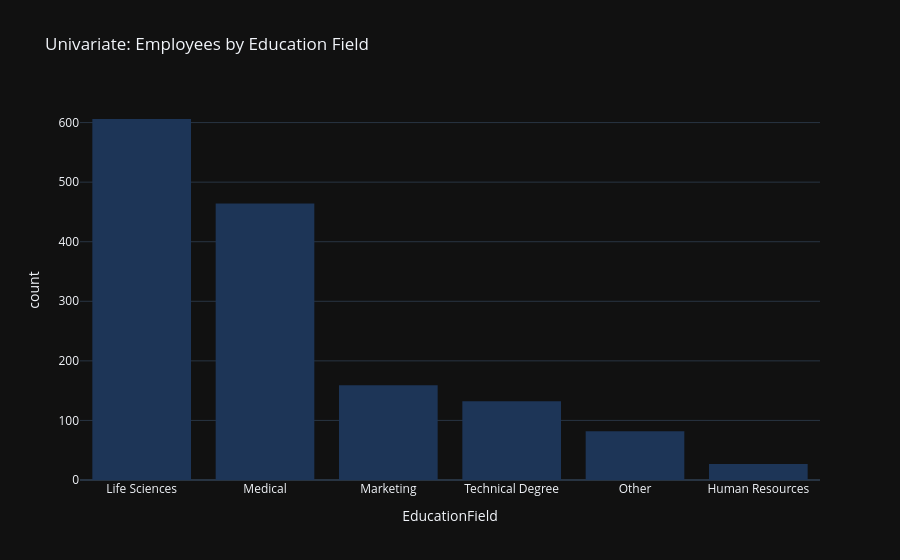

Notebook code for this chart:
### Code cell
# Q2: How are employees distributed across Educational Fields?
# Create a bar chart showing the total count of employees originating from each education field
fig_edu = px.histogram(df_cleaned, x='EducationField', title='Univariate: Employees by Education Field', template='plotly_dark', color_discrete_sequence=['#1d3557'])
# Update the layout of the chart to sort the bars in descending order (tallest to shortest)
# This makes it instantly clear which educational background is most common
fig_edu.update_layout(xaxis={'categoryorder':'total descending'})
# Render and display the educational field chart
fig_edu.show()

### Figure 1 — Plotly figure (JSON) as saved in the notebook; plotly's stock layout.template omitted (floating-point values rounded to 4 significant figures; data arrays with more than 128 entries replaced by an {"elided": "..."} marker saying what was removed)
{"data": [{"bingroup": "x", "hovertemplate": "EducationField=%{x}<br>count=%{y}<extra></extra>", "legendgroup": "", "marker": {"color": "#1d3557", "pattern": {"shape": ""}}, "name": "", "orientation": "v", "showlegend": false, "type": "histogram", "x": {"elided": "1470 str values"}, "xaxis": "x", "yaxis": "y"}], "layout": {"barmode": "relative", "legend": {"tracegroupgap": 0}, "title": {"text": "Univariate: Employees by Education Field"}, "xaxis": {"anchor": "y", "categoryorder": "total descending", "domain": [0, 1], "title": {"text": "EducationField"}}, "yaxis": {"anchor": "x", "domain": [0, 1], "title": {"text": "count"}}}}
